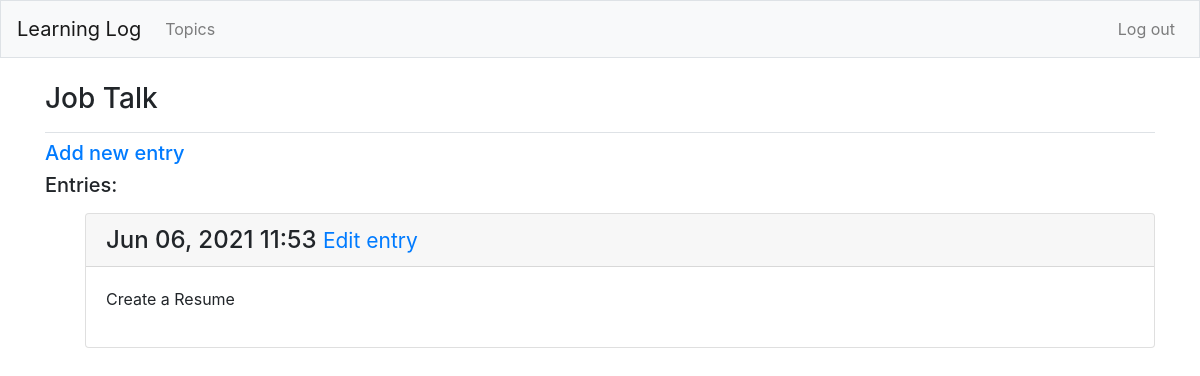
Screenshot of /topics/5/ (signed in) with the database file from the repository.
### learning_logs/models.py (models this page shows, shortened)
class Topic(models.Model):
    text = models.CharField(max_length=200)
    date_added = models.DateTimeField(auto_now_add=True)
    owner = models.ForeignKey(User, on_delete = models.CASCADE )
    def __str__(self):
        return self.text #string representation of the model

class Entry(models.Model):
    topic = models.ForeignKey(Topic, on_delete=models.CASCADE)
    text = models.TextField()
    date_added = models.DateTimeField(auto_now_add=True)
    class Meta:
        verbose_name_plural = 'entries'

### learning_logs/views.py (the view)
# urls.py: path('topics/<int:topic_id>/', views.topic, name='topic'),
@login_required
def topic(request, topic_id):
    topic = Topic.objects.get(id=topic_id)
    if topic.owner != request.user:
        raise Http404
    entries = topic.entry_set.order_by('-date_added')
    context = {'topic':topic, 'entries':entries}
    return render(request, "learning_logs/topic.html",context)

### learning_logs/templates/learning_logs/topic.html
{% extends "learning_logs/base.html" %}
{% block page_header %}
    <h3>{{topic}}</h3>
{% endblock page_header %}
{% block content %}
<h5>
    <a href="{% url 'learning_logs:new_entry' topic.id %}">Add new entry</a>
</h5>
<h5 class="mb-3">Entries: </h5>
<ul>
    {% for entry in entries %}
    <div class="card mb-3">
        <h4 class="card-header">
            {{ entry.date_added|date:'M d, Y H:i' }}
            <small>
                <a href="{% url 'learning_logs:edit_entry' entry.id %}">Edit entry</a>
            </small>
        </h4>
    <div class=  "card-body">
        {{ entry.text|linebreaks }}
    </div>
    </div>
    {% empty %}
        <p>There are no entries for this topic</p>
    {% endfor %}
</ul>
{% endblock content %}

### rows the page displays
Topic: text "Job Talk"
Entry: date_added "Jun 06, 2021 11:53", text "Create a Resume"
